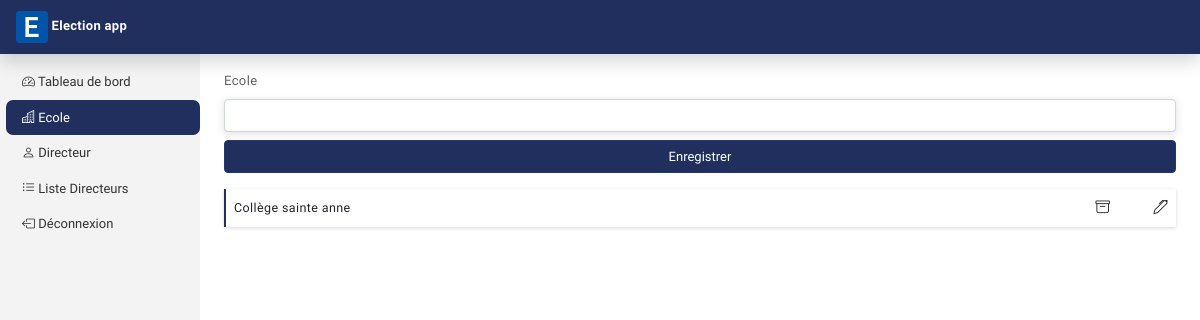
The page /AppAdmin/createReadEcole on the database as committed earlier.
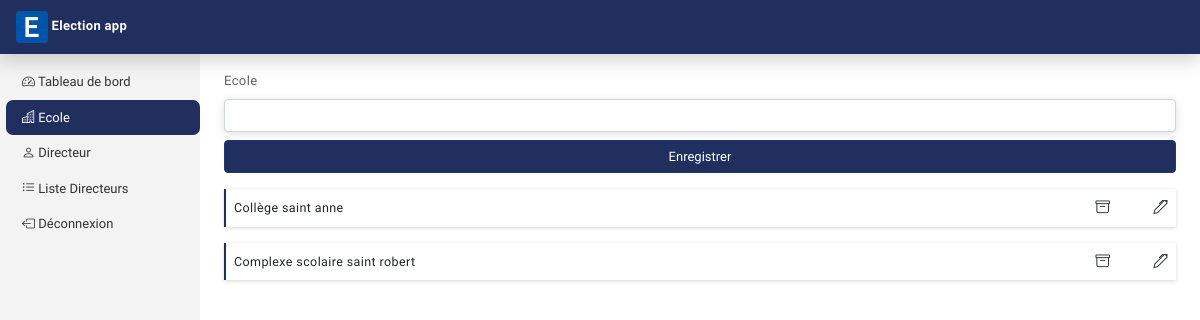
The same page on the database as committed later.
### AppAdmin/models.py (models this page shows, shortened)
class Ecole(models.Model):
    ecole = models.CharField(max_length=200)

### AppAdmin/views.py (the view, shortened to what this page needs)
# urls.py: path('createReadEcole', EcoleView.as_view(), name='createReadEcole'),
class EcoleView(View):
    def get(self, request):
        title = 'Ecole'
        allEcole = Ecole.objects.all().order_by('ecole')
        return render(request,  'AppAdmin/createReadEcole.html',
            {
                'title':title,
                'allEcole':allEcole
            })

### Templates/AppAdmin/createReadEcole.html (shortened to what this page needs)
{% extends 'BaseAdmin.html' %}
{% load static %}
{% block baseAdmin %}
  <form action="" method="POST" id="formEcole" class="mt-3">
    <div class="mb-2">
      <label for="ecole" class="form-label">Ecole</label>
      <input type="text" class="form-control mb-1" name="ecole" id="ecole" />
    </div>
    <button type="submit" class='w-100 btn btn-success'>Enregistrer</button>
  </form>
  {% for objet in allEcole %}
    <div class="container-fluid classe-block p-2 mb-2 mt-3">
      <span class='name-classe'>{{objet.ecole | capfirst}}</span>
      <span class='float-end'>
        <i class="bi bi-archive icon-supprimer" data-bs-toggle="modal" data-bs-target="#supprimer{{objet.id}}"></i>
        <i class="bi bi-pen icon-modifier" data-bs-toggle="modal" data-bs-target="#modifier{{objet.id}}"></i>
      </span>
    </div>
  {% endfor %}
{% endblock baseAdmin %}

Rows that differ between the two databases and show on the page:
added Ecole: ecole "Collège saint anne"
changed Ecole: ecole "Collège sainte anne" → "Complexe scolaire saint robert"
